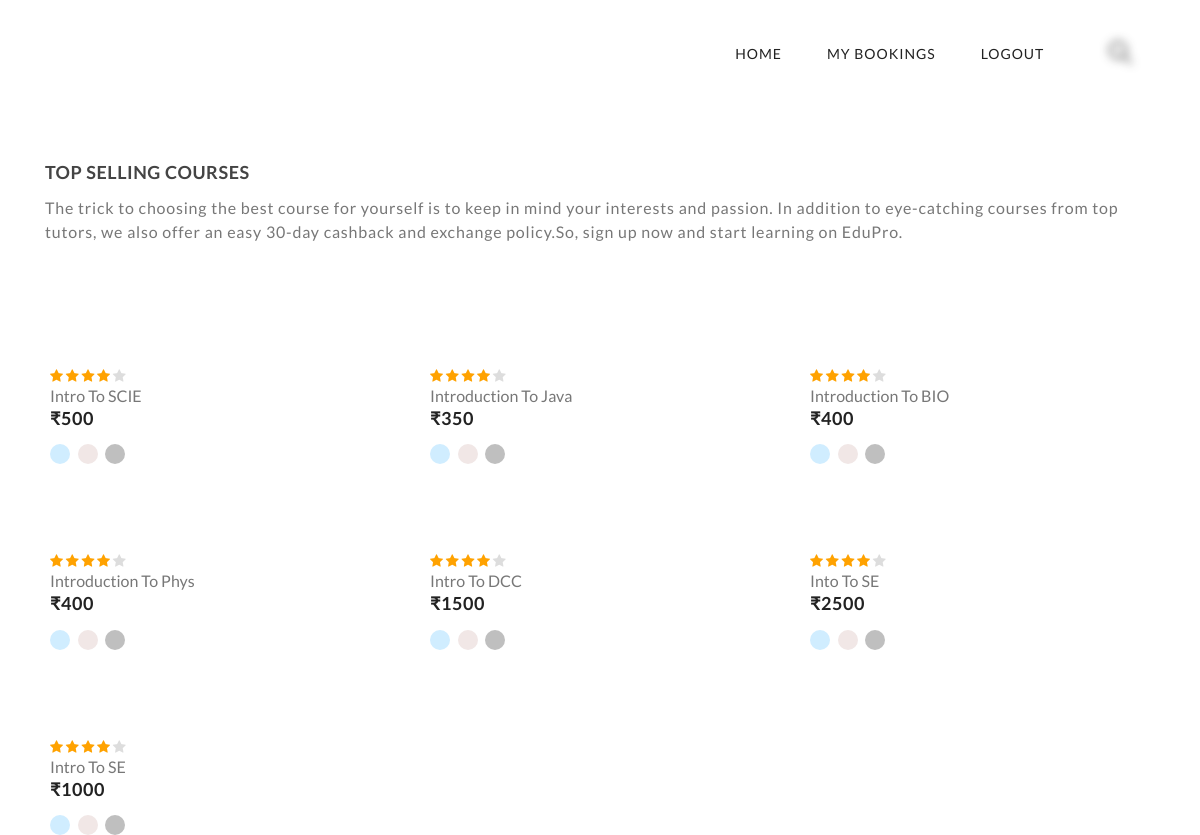
Page /student/ (signed in) on the committed database.
### teacher/models.py (models this page shows)
class NewCourse(models.Model):
    user = models.ForeignKey(User,on_delete=models.CASCADE)
    title=models.CharField(max_length=20,blank=False)
    timings=models.ManyToManyField(Timings)
    price=models.IntegerField(default=0)
    description=models.TextField(max_length=250, blank=True)

### student/views.py (the view)
# urls.py: path('', views.index,name="student"),
@login_required
def index(request):
    f=NewCourse.objects.all()
    print("====")
    print(f)
    parameter={'f':f}
    return render(request,'student/index.html',parameter)

### student/templates/student/index.html (shortened to what this page needs)
<!DOCTYPE html>
<html lang="en">
<head>
    {% load static %}
    <link rel="stylesheet" type="text/css" href="http://maxcdn.bootstrapcdn.com/font-awesome/4.1.0/css/font-awesome.min.css">
    <link rel="stylesheet" type="text/css" href="{% static 'student/css/slick.css' %}">
    <link rel="stylesheet" type="text/css" href="{% static 'student/css/slick-theme.css' %}">
    <link rel="stylesheet" type="text/css" href="{% static 'student/css/animate.css' %}">
    <link rel="stylesheet" type="text/css" href="{% static 'student/css/themify-icons.css' %}">
    <link rel="stylesheet" type="text/css" href="{% static 'student/css/bootstrap.css' %}">
    <link rel="stylesheet" type="text/css" href="{% static 'student/css/style.css' %}">
</head>
<header>
    <div class="container">
        <div class="row">
            <div class="col-sm-12">
                <div class="main-menu">
                    <div class="menu-left">
                        <div class="navbar">
                        </div>
                    </div>
                    <div class="menu-right pull-right">
                        <div>
                            <nav id="main-nav">
                                <ul id="main-menu" class="sm pixelstrap sm-horizontal">
                                    <li><a href="/student">Home</a></li>
                                    <li>
                                        <a href="/student/bookings">My Bookings</a>
                                    </li>
                                    <li>
                                        <a href="/student/logout">Logout</a>
                                    </li>
                                </ul>
                            </nav>
                        </div>
                        <div>
                            <div class="icon-nav">
                                <ul>
                                    <li class="onhover-div mobile-search">
                                        <div><img src="../assets/images/icon/search.png" onclick="openSearch()"
                                                class="img-fluid blur-up lazyload" alt=""> </div>
                                    </li>
                                    <li class="onhover-div mobile-setting">
                                    </li>
                                </ul>
                            </div>
                        </div>
                    </div>
                </div>
            </div>
        </div>
    </div>
</header>
<body>
    <section class="section-b-space ratio_asos p-0">
        <div class="collection-wrapper">
            <div class="container">
                <div class="row">
                    <div class="collection-content col">
                        <div class="page-main-content">
                            <div class="top-banner-wrapper">
                                <div class="top-banner-content small-section">
                                    <h4>TOP SELLING COURSES</h4>
                                    <p>The trick to choosing the best course for yourself is to keep in mind your interests and passion.
                                        In addition to eye-catching courses from top tutors, we also offer an easy
                                        30-day cashback and exchange policy.So,
                                        sign up now and start learning on EduPro. </p>
                                </div>
                            </div>
                            <div class="collection-product-wrapper">
                                <div class="product-wrapper-grid">
                                    <div class="row margin-res">
                                        {% for i in f %}
                                        <div class="col-lg-4 col-6 col-grid-box">
                                            <div class="product-box">
                                                <div class="img-wrapper">
                                                    <div class="front">
                                                    </div>
                                                </div>
                                                <div class="product-detail">
                                                    <div>
                                                        <div class="rating"><i class="fa fa-star"></i> <i
                                                                class="fa fa-star"></i> <i class="fa fa-star"></i> <i
                                                                class="fa fa-star"></i> <i class="fa fa-star"></i></div>
                                                        <a href="/student/chooseslot/{{i.id}}">
                                                            <h6>{{i.title}}</h6>
                                                        </a>
                                                        <h4>₹{{i.price}}</h4>
                                                        <ul class="color-variant">
                                                            <li class="bg-light0"></li>
                                                            <li class="bg-light1"></li>
                                                            <li class="bg-light2"></li>
                                                        </ul>
                                                    </div>
                                                </div>
                                            </div>
                                        </div>
                                        {% endfor %}
                                                           </div>
                                        </div>
                                    </div>
                                </div>
                            </div>
                        </div>
                    </div>
                </div>
    </section>
</body>
</html>

### rows in the picture
NewCourse: title "Intro To SCIE", price "500"
NewCourse: title "Introduction To Java", price "350"
NewCourse: title "Introduction To BIO", price "400"
NewCourse: title "Introduction To Phys", price "400"
NewCourse: title "Intro To DCC", price "1500"
NewCourse: title "Into To SE", price "2500"
NewCourse: title "Intro To SE", price "1000"
